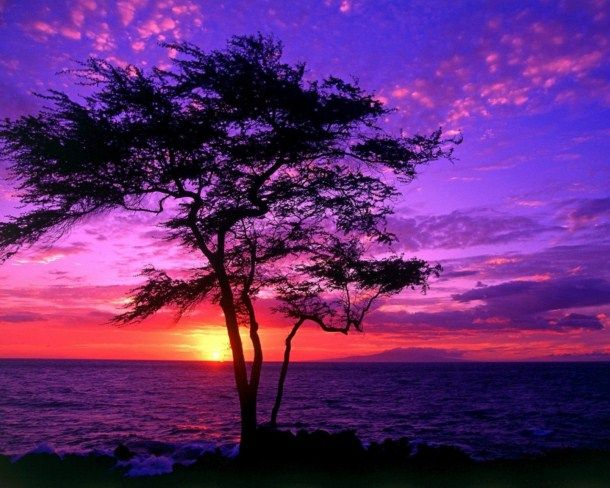
#> input picture 1 Parcial/Practica3/Procesamiento de Imagenesdave/Programas/Paisaje.jpg, 610 x 488 px
$ python ocv7_neg.py
#> lines starting #> are read from the running program, lines starting #| are printed output that depends on the picture
import cv2
import numpy as np
import matplotlib.pyplot as plt


def negativo2( img ):
    neg = 255-img
    return neg


def negativo3( img ):
    neg = np.zeros( img.shape , dtype=np.uint8)
    for f in range( img.shape[0] ):
        for c in range( img.shape[1] ) :
            neg[f,c] = 255 - img[f,c];
    return neg


imagen = cv2.imread('Paisaje.jpg')     #BGR
#> imagen is the input picture: shape (488, 610, 3); mean B, G, R 114.9, 42.1, 98.8
neg = cv2.bitwise_not(imagen)
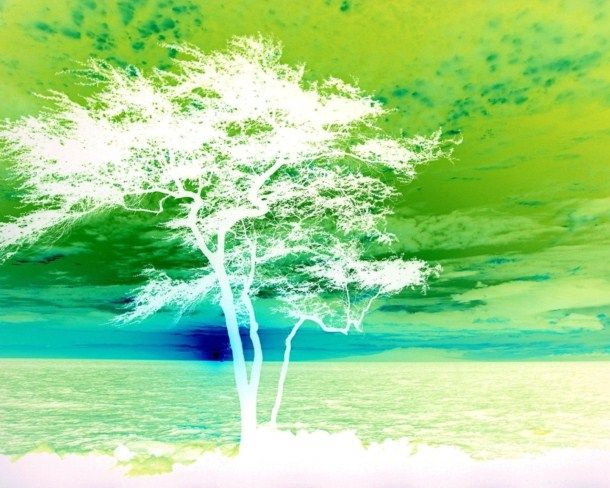
#> neg: shape (488, 610, 3); mean B, G, R 140.1, 212.9, 156.2
neg2 = negativo2(imagen)
neg3 = negativo3(imagen)


cv2.imshow("Imagen - Negativo", np.hstack((imagen, neg)))
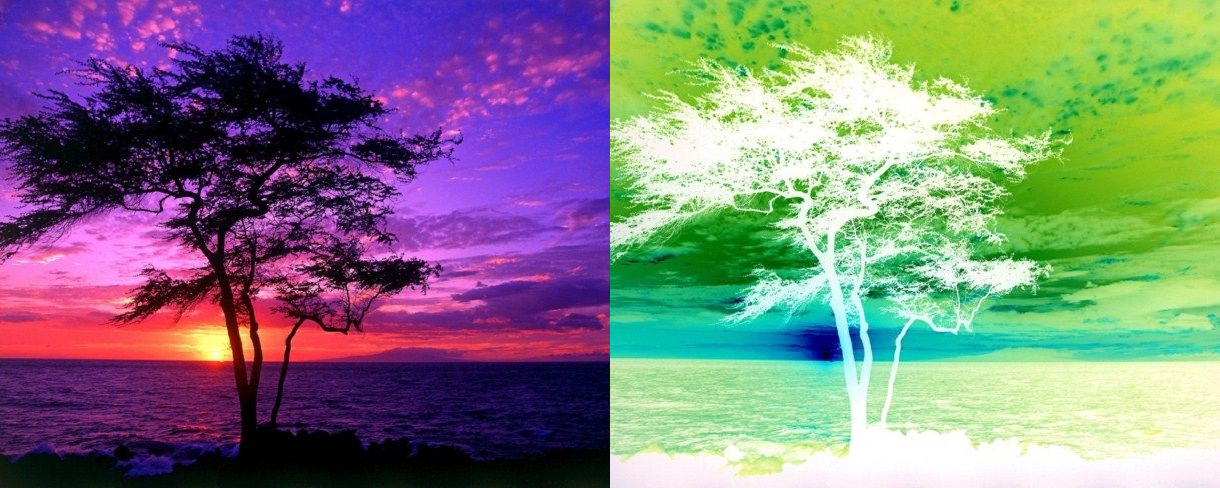
#> window 'Imagen - Negativo': shape (488, 1220, 3); mean B, G, R 127.5, 127.5, 127.5
cv2.imshow("Imagen - Negativo", np.hstack((neg2, neg3)))
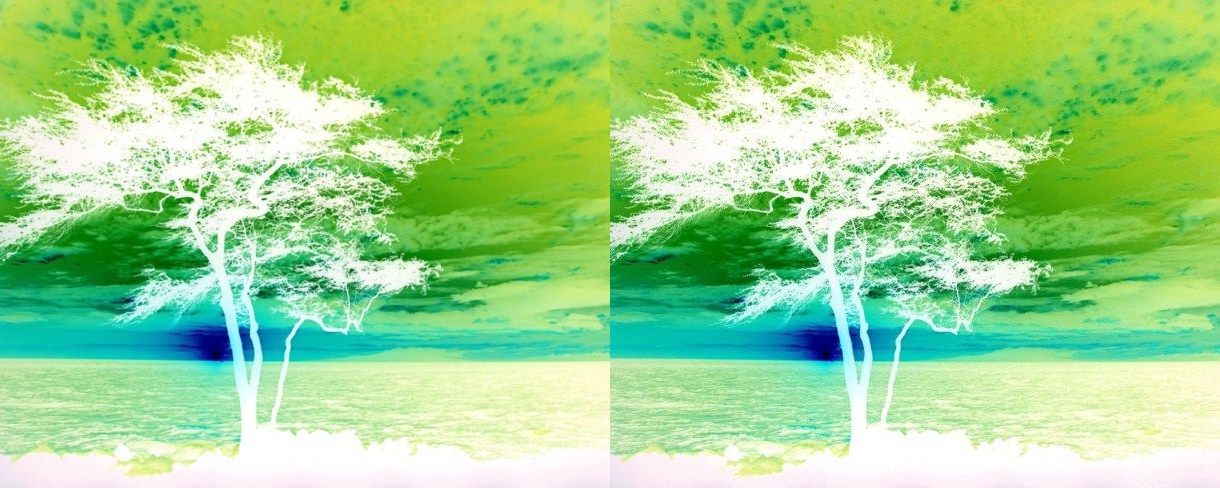
#> window 'Imagen - Negativo': shape (488, 1220, 3); mean B, G, R 140.1, 212.9, 156.2
cv2.waitKey();
cv2.destroyAllWindows()


print("\nImg: ", imagen[0])
#> (printed output is left out)
print("\nNeg: ", neg[0])
#> (printed output is left out)
print("\nNeg2: ", neg2[0])
#> (printed output is left out)
print("\nNeg3: ", neg3[0])
#> (printed output is left out)
print(type( imagen ))
#| <class 'numpy.ndarray'>
print(type( neg ))
#| <class 'numpy.ndarray'>
print(type( neg2 ))
#| <class 'numpy.ndarray'>
print(type( neg3 ))
#| <class 'numpy.ndarray'>

$ run again, with 1 Parcial/Practica3/Procesamiento de Imagenesdave/Programas/Manzana.jpg copied over 1 Parcial/Practica3/Procesamiento de Imagenesdave/Programas/Paisaje.jpg
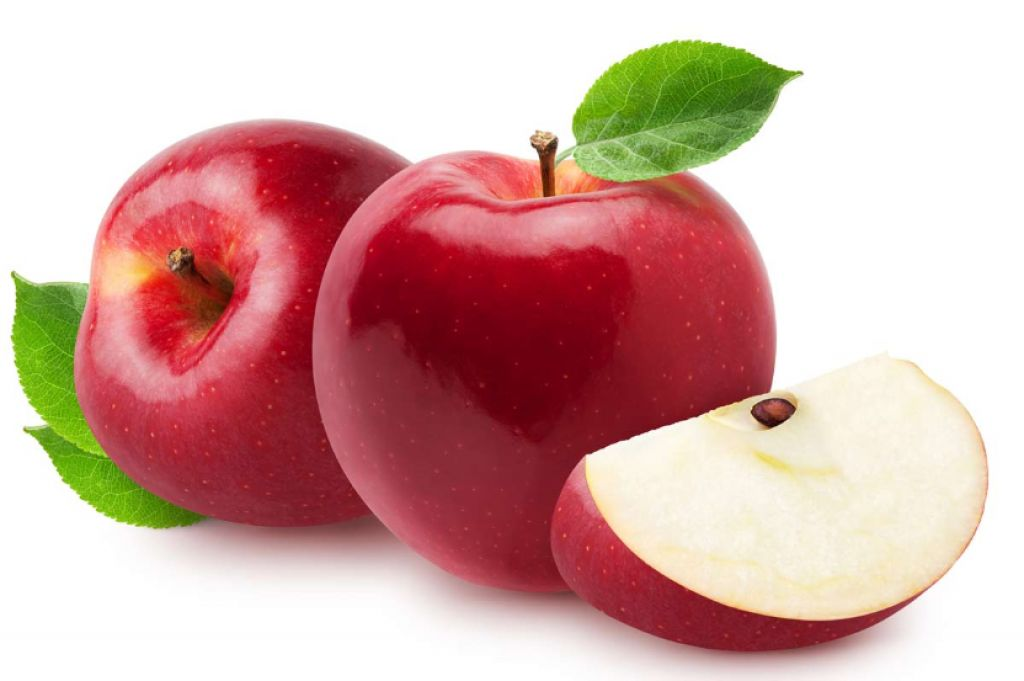
#> input picture 1 Parcial/Practica3/Procesamiento de Imagenesdave/Programas/Manzana.jpg, 1024 x 681 px
#> imagen is the input picture: shape (681, 1024, 3); mean B, G, R 166, 171.4, 212.3
#> `neg = cv2.bitwise_not(imagen)`:
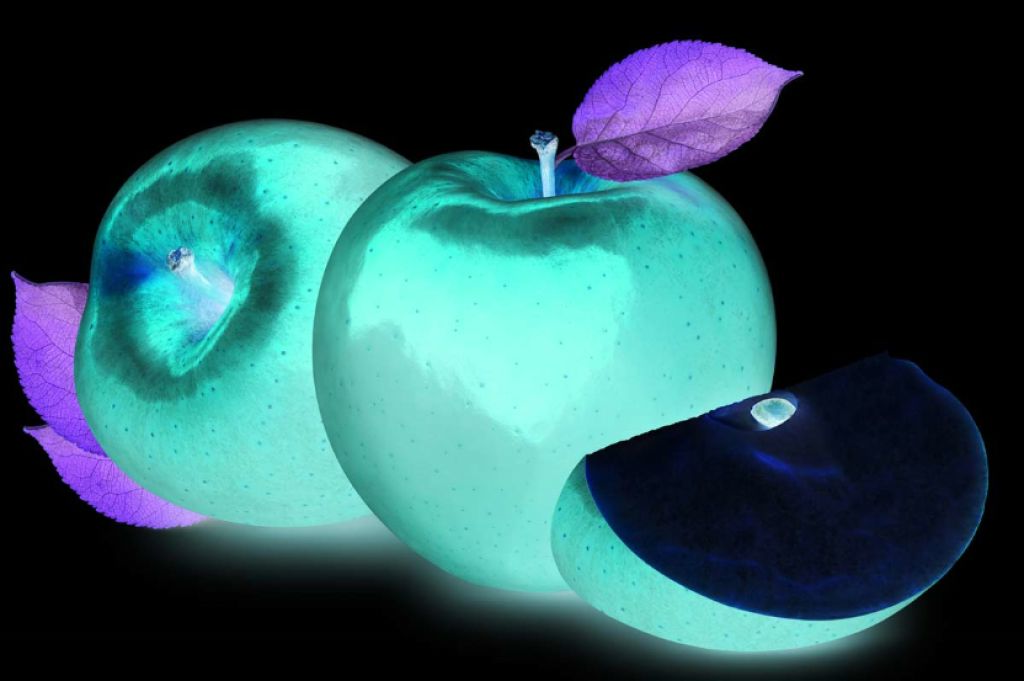
#> neg: shape (681, 1024, 3); mean B, G, R 89, 83.6, 42.7
#> `cv2.imshow("Imagen - Negativo", np.hstack((neg2, neg3)))`:
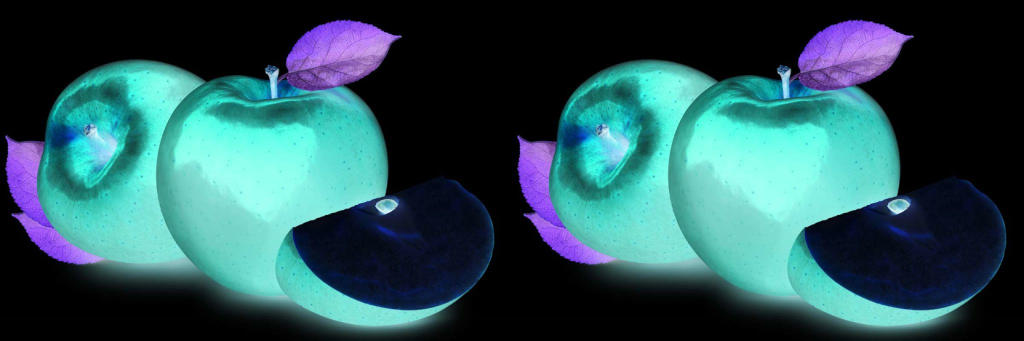
#> window 'Imagen - Negativo': shape (681, 2048, 3) (shown at 1/2 size); mean B, G, R 89, 83.6, 42.7
#> (printed output is left out)
#> (printed output is left out)
#> (printed output is left out)
#> (printed output is left out)
#| <class 'numpy.ndarray'>
#| <class 'numpy.ndarray'>
#| <class 'numpy.ndarray'>
#| <class 'numpy.ndarray'>

$ run again, with 1 Parcial/Practica3/Procesamiento de Imagenesdave/Programas/ima2.jpg copied over 1 Parcial/Practica3/Procesamiento de Imagenesdave/Programas/Paisaje.jpg
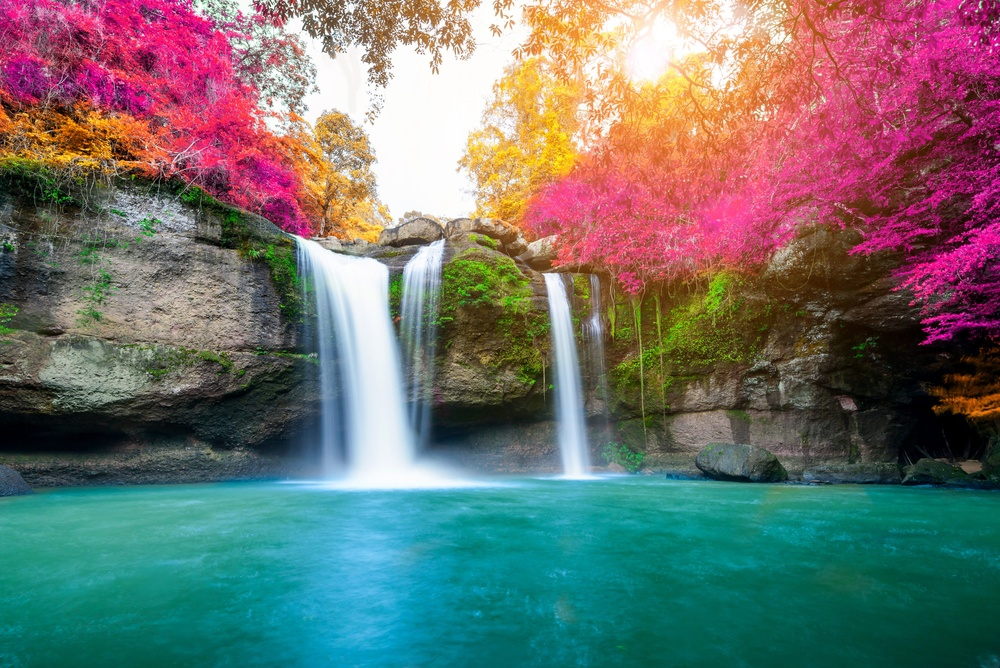
#> input picture 1 Parcial/Practica3/Procesamiento de Imagenesdave/Programas/ima2.jpg, 1000 x 668 px, shrunk from 2560 x 1709 before the run
#> imagen is the input picture: shape (668, 1000, 3); mean B, G, R 109.4, 113.8, 110.6
#> `neg = cv2.bitwise_not(imagen)`:
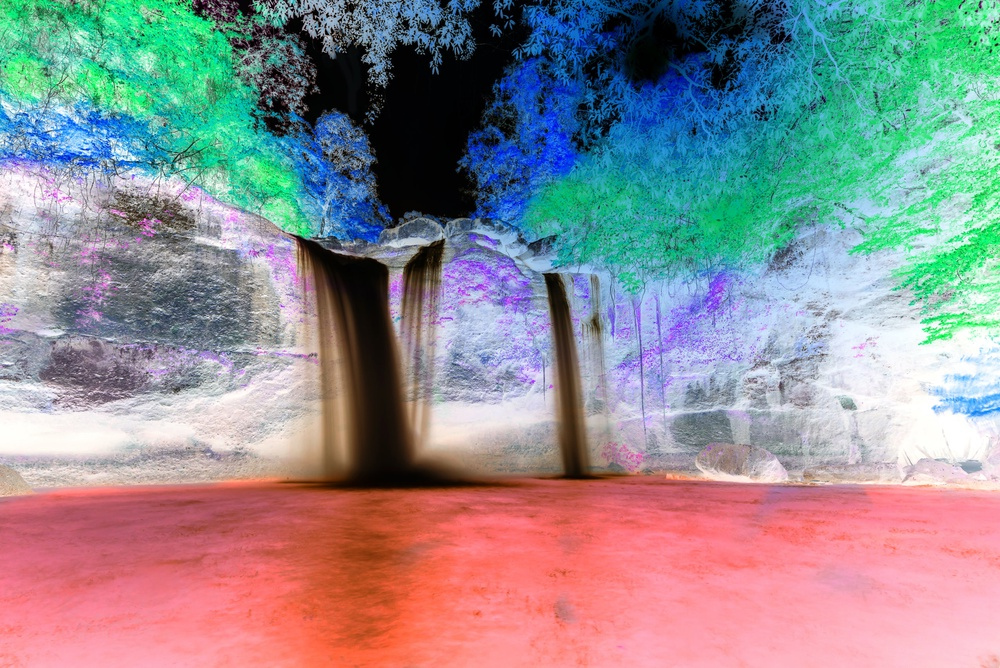
#> neg: shape (668, 1000, 3); mean B, G, R 145.6, 141.2, 144.4
#> `cv2.imshow("Imagen - Negativo", np.hstack((neg2, neg3)))`:
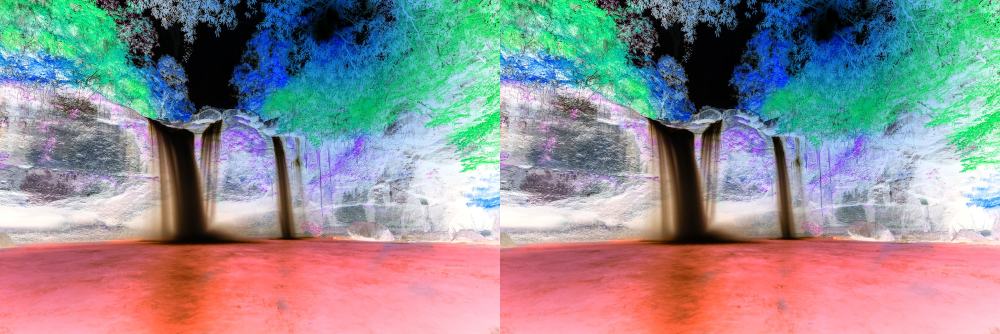
#> window 'Imagen - Negativo': shape (668, 2000, 3) (shown at 1/2 size); mean B, G, R 145.6, 141.2, 144.4
#> (printed output is left out)
#> (printed output is left out)
#> (printed output is left out)
#> (printed output is left out)
#| <class 'numpy.ndarray'>
#| <class 'numpy.ndarray'>
#| <class 'numpy.ndarray'>
#| <class 'numpy.ndarray'>
